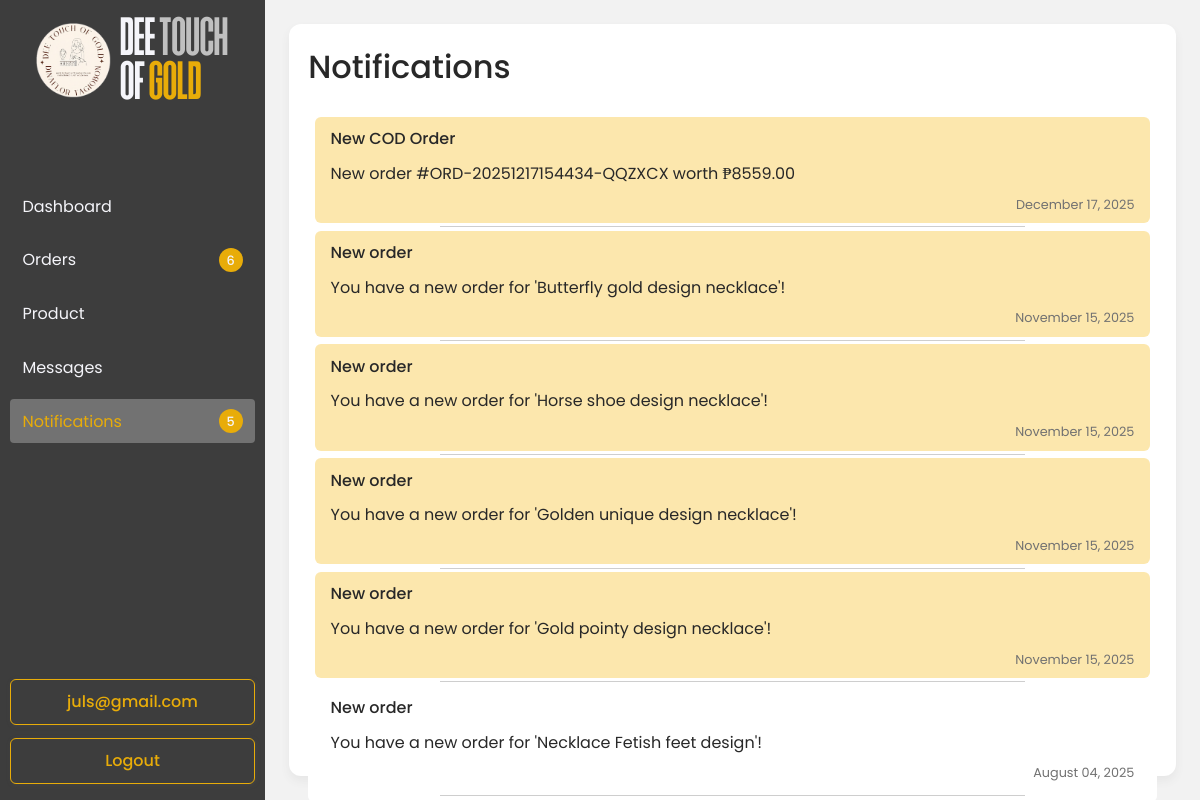
The app's page /shop/admin/notifications/ (signed in), older data.
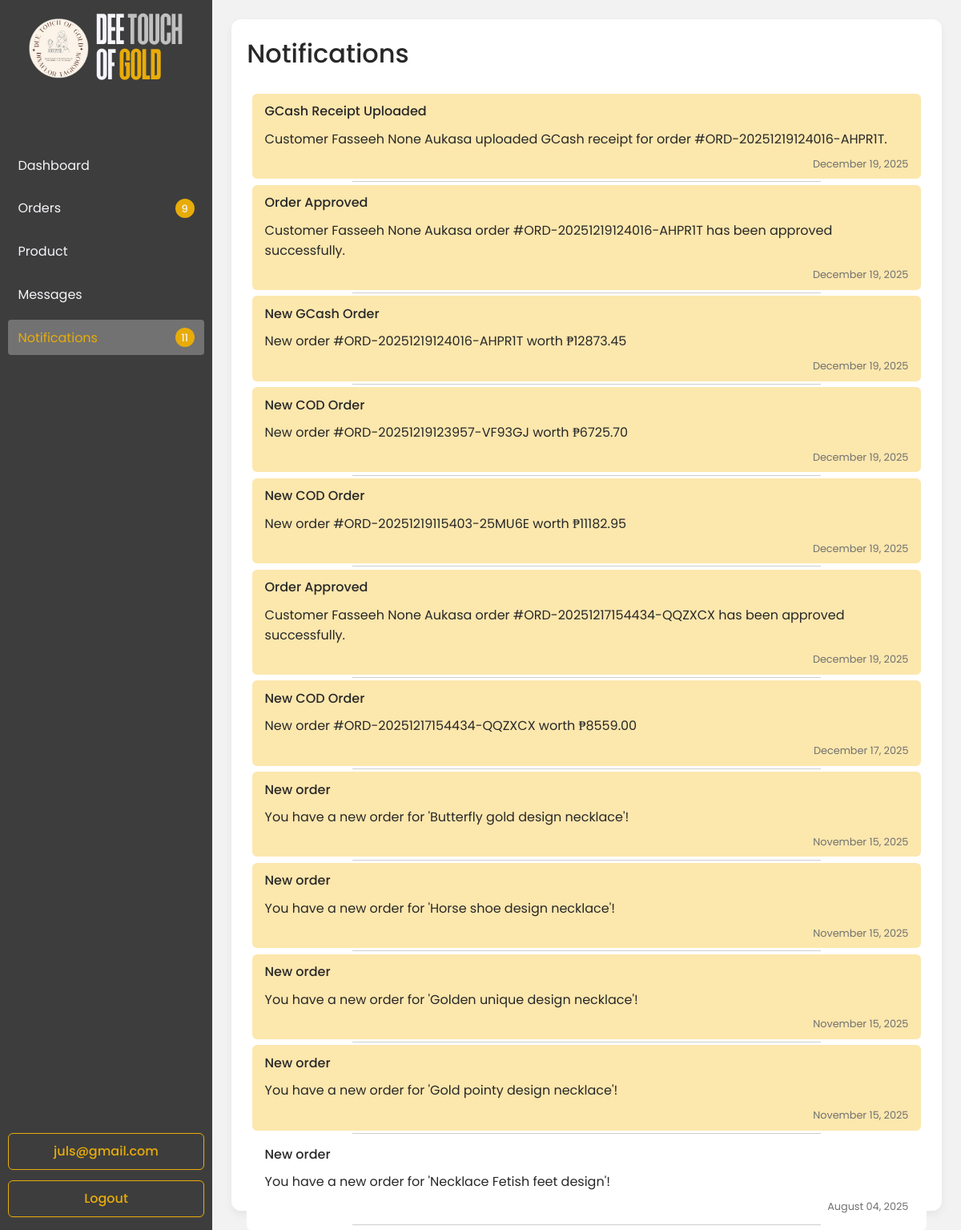
The same page, newer data.
### shop/models.py (models this page shows, shortened)
class Notification(models.Model):
    NOTIFICATION_TYPE_CHOICES = (
        ('order', 'Order Update'),
        ('product', 'Product Update'),
        ('message', 'New Message'),
        ('inventory', 'Low Inventory'),
    )
    user = models.ForeignKey(User, on_delete=models.CASCADE, related_name='notifications')
    type = models.CharField(max_length=20, choices=NOTIFICATION_TYPE_CHOICES)
    title = models.CharField(max_length=200)
    content = models.TextField()
    is_read = models.BooleanField(default=False)
    created_at = models.DateTimeField(auto_now_add=True)

### shop/views.py (the view)
# urls.py: path('admin/notifications/', views.admin_notifications_view, name='admin_notifications'),
@login_required
def admin_notifications_view(request):
    if request.user.user_type != 'seller':
        return render(request, 'seller/edit_shop.html', {'error': 'Only sellers can access this page.'})
    notifications = Notification.objects.filter(user=request.user).order_by('-created_at')
    return render(request, 'seller/notifications.html', {
        'notifications': notifications
    })

### templates/seller/notifications.html (shortened to what this page needs)
{% extends '../includes/base.html' %}
{% load static %}
{% block content %}
{% include "../includes/sidebar.html" %}
<section class="notifications-page seller-content">
  <div class="page-wrapper">
    <div class="page-container">
      <div class="sub-navbar">
        <div class="title">
          <p>Notifications</p>
        </div>
      </div>
      <form class="link-cont" data-modal="nav-notif">
        <ul class="wrapper">
          {% for notif in notifications %}
          <li>
            <a href="{% if notif.type == 'order' %}{% url 'shop:admin_orders' %}{% else %}{% url 'shop:seller_products' %}{% endif %}"
              data-notif-id="{{ notif.id }}" class="notification-link {% if not notif.is_read %}unread{% endif %}">
              <span class="title">{{ notif.title }}</span>
              <p>{{ notif.content }}</p>
              <span class="date">{{ notif.created_at|date:"F d, Y" }}</span>
            </a>
          </li>
          <hr class="line-separator">
          {% empty %}
          <li class="empty-content">
            <p>No notifications available.</p>
          </li>
          {% endfor %}
        </ul>
      </form>
    </div>
  </div>
</section>
{% endblock %}

### templates/includes/sidebar.html (shortened to what this page needs)
{% load static %}
<div class="sidebar">
  <nav>
    <div class="logo-cont">
      <img src="{% static 'images/icons/logo.png' %}" alt="logo">
      <p>DEE <span>TOUCH</span> <br>OF <span>GOLD</span></p>
    </div>
    <ul class="links">
      <li><a href="{% url 'shop:seller_dashboard' %}" class="{% if request.resolver_match.url_name == 'seller_dashboard' %}active{% endif %}">Dashboard</a></li>
      <li><a href="{% url 'shop:admin_orders' %}" class="{% if request.resolver_match.url_name == 'admin_orders' %}active{% endif %}">Orders {% if orders_count > 0 %}<span class="counter-in-btn">{{orders_count}}</span>{% endif %}</a></li>
      <li><a href="{% url 'shop:seller_products'%}" class="{% if request.resolver_match.url_name == 'seller_products' %}active{% endif %}">Product</a></li>
      <li><a href="{% url 'shop:seller_messages' %}" class="">Messages </a></li>
      <li><a href="{% url 'shop:admin_notifications' %}" class="{% if request.resolver_match.url_name == 'admin_notifications' %}active{% endif %}">Notifications {% if unread_notif_count > 0 %}<span class="counter-in-btn">{{unread_notif_count}}</span>{% endif %}</a></li>
    </ul>
    <div class="user-info">
      {% if not request.user.is_superuser %}
        <a href="{% url 'shop:profile' %}" class="border-btn-primary2" style="margin-bottom:.8rem">{{ user.email }}</a>
      {% endif %}
      <a href="{% url 'shop:logout' %}" class="border-btn-primary2">Logout</a>
    </div>
  </nav>
</div>

Row changes from the older to the newer data that the page shows:
added Notification: title "GCash Receipt Uploaded", content "Customer Fasseeh None Aukasa uploaded GCash receipt for order #ORD-20251219124016-AHPR1T.", created_at "December 19, 2025"
added Notification: title "Order Approved", content "Customer Fasseeh None Aukasa order #ORD-20251219124016-AHPR1T has been approved successfully.", created_at "December 19, 2025"
added Notification: title "New GCash Order", content "New order #ORD-20251219124016-AHPR1T worth ₱12873.45", created_at "December 19, 2025"
added Notification: title "New COD Order", content "New order #ORD-20251219123957-VF93GJ worth ₱6725.70", created_at "December 19, 2025"
added Notification: title "New COD Order", content "New order #ORD-20251219115403-25MU6E worth ₱11182.95", created_at "December 19, 2025"
added Notification: title "Order Approved", content "Customer Fasseeh None Aukasa order #ORD-20251217154434-QQZXCX has been approved successfully.", created_at "December 19, 2025"
Text that changed along with them:
{{ orders_count }}: "6" → "9"
{{ unread_notif_count }}: "5" → "11"
